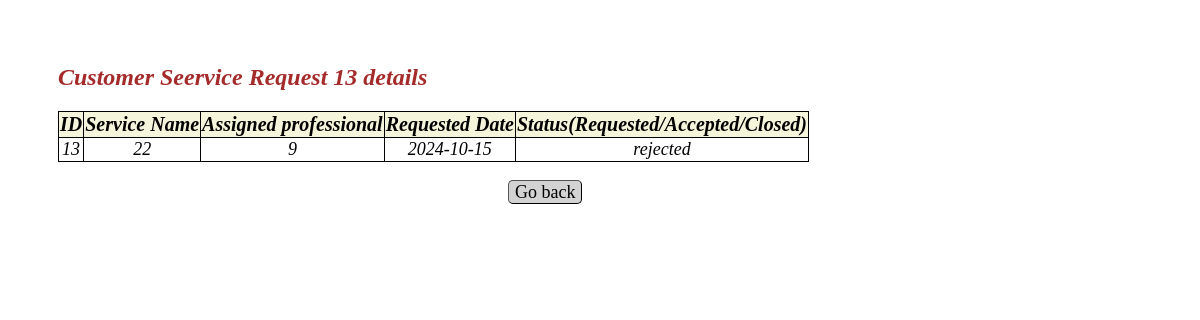
/viewcustomerservicerequests/13, run on an earlier commit of the app's database.
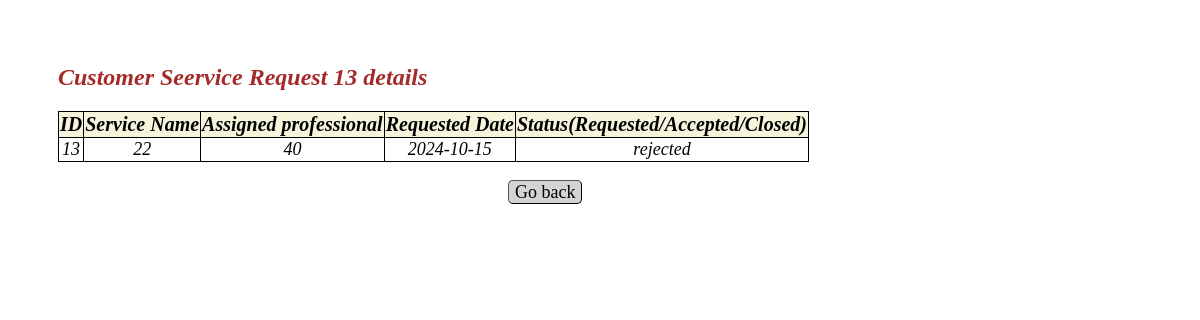
And on a later commit of the database.
### app.py (models this page shows)
class Customer_Service_Request(db.Model):
    __tablename__="customer_service_request"
    id=db.Column(db.Integer,primary_key=True)
    service_id=db.Column(db.Integer,db.ForeignKey(Service_Info.id),nullable=False)
    customer_id=db.Column(db.Integer,db.ForeignKey(User_Info.id),nullable=False)
    professional_id=db.Column(db.Integer,db.ForeignKey(User_Info.id),nullable=False)
    date_of_request=db.Column(db.String,nullable=False)
    date_of_completion=db.Column(db.String,nullable=False)
    service_status=db.Column(db.String,nullable=False)
    remarks=db.Column(db.String)
    location=db.Column(db.String,nullable=False)

### app.py (the view)
@app.route("/viewcustomerservicerequests/<int:id>", methods=["GET"])
def customer_service_requests(id):
    service = Customer_Service_Request.query.filter_by(id=id).first()
    return render_template("view_customerservicerequests.html",service=service)

### templates/view_customerservicerequests.html (shortened to what this page needs)
<!DOCTYPE html>
<html lang="en">
<head>
</head>
<body>
    <br><br>
    <h2>Customer Seervice Request {{service.id}} details</h2>
    <table id="service-table">
        <thead>
            <tr>
                <th>ID</th>
                <th>Service Name</th>
                <th>Assigned professional</th>
                <th>Requested Date</th>
                <th>Status(Requested/Accepted/Closed)</th>
            </tr>
        <tbody>
            <tr>
                <td>{{service["id"]}}</td>
                <td>{{service["service_id"]}}</td>
                <td>{{service["professional_id"]}}</td>
                <td>{{service["date_of_request"]}}</td>
                <td>{{service["service_status"]}}</td>
            </tr>
        </tbody>
        </thead>
    </table>
    <a class="button" href="/admindashboard">Go back</a>
</body>
</html>

What changed in the data, as far as the page shows it:
changed Customer_Service_Request "rejected": professional_id "9" → "40"
